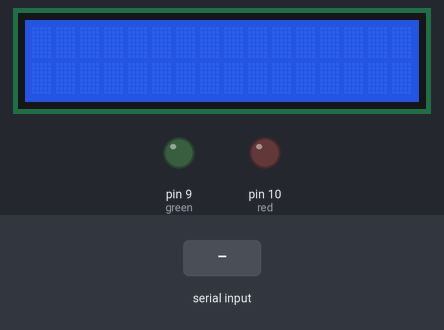
A sketch run on a simulated Arduino Uno, built with avr-gcc and run on an emulated ATmega328P. On the bench: 16×2 character LCD, output pins drawn as LEDs (lit = HIGH). The inputs (shaded band) are chosen by the test bench.

Above: at 1.2 s.
1.3 s: "{" received over Serial
At 2.5 s:
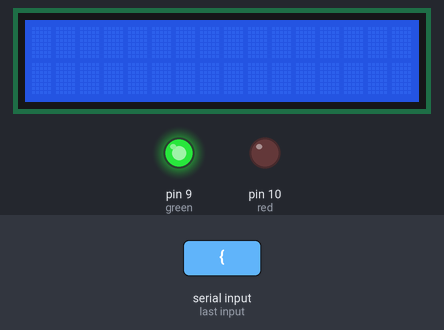
2.8 s: "}" received over Serial
At 3.9 s:
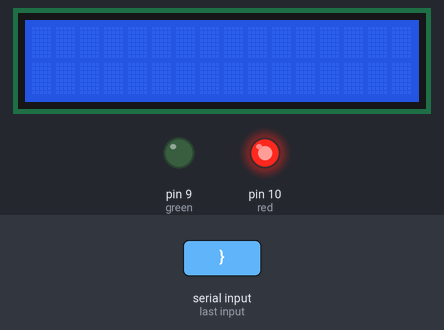
Timing chart, 0 to 5.8 s (numbered marks = the images above; inputs shaded):
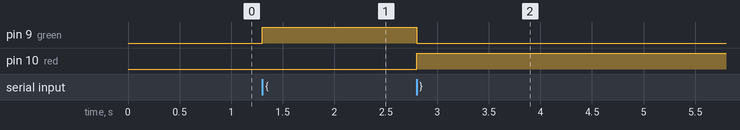

Measured:
- after the input at 1.3 s, pin 9 (green): LOW → HIGH at once
- after the input at 2.8 s, pin 9 (green): HIGH → LOW at once; pin 10 (red): LOW → HIGH at once

The sketch:

crypto-ticker.ino
```cpp
#include <LiquidCrystal.h>
const int rs = 2, en = 3, d4 = 4, d5 = 5, d6 = 6, d7 = 7;
LiquidCrystal lcd(rs, en, d4, d5, d6, d7);

const int green = 9;
const int red = 10;

int data;

void setup() {
  lcd.begin(16, 2);
  Serial.begin(9600);
  pinMode(green, OUTPUT);
  pinMode(red, OUTPUT);
}

void loop() {
  while (Serial.available() > 0) {
    data = Serial.read();
    if (data == '{') {
      digitalWrite(green, HIGH);
      digitalWrite(red, LOW);
    }
    else if (data == '}') {
      digitalWrite(green, LOW);
      digitalWrite(red, HIGH);
    }
    else if (data == '/') {
      lcd.clear();
    }
    else if (data == '[') {
      lcd.setCursor(0, 0);
    }
    else if (data == ']') {
      lcd.setCursor(0, 1);
    }
    else {
        lcd.write(data);
    }
  }
}
```
